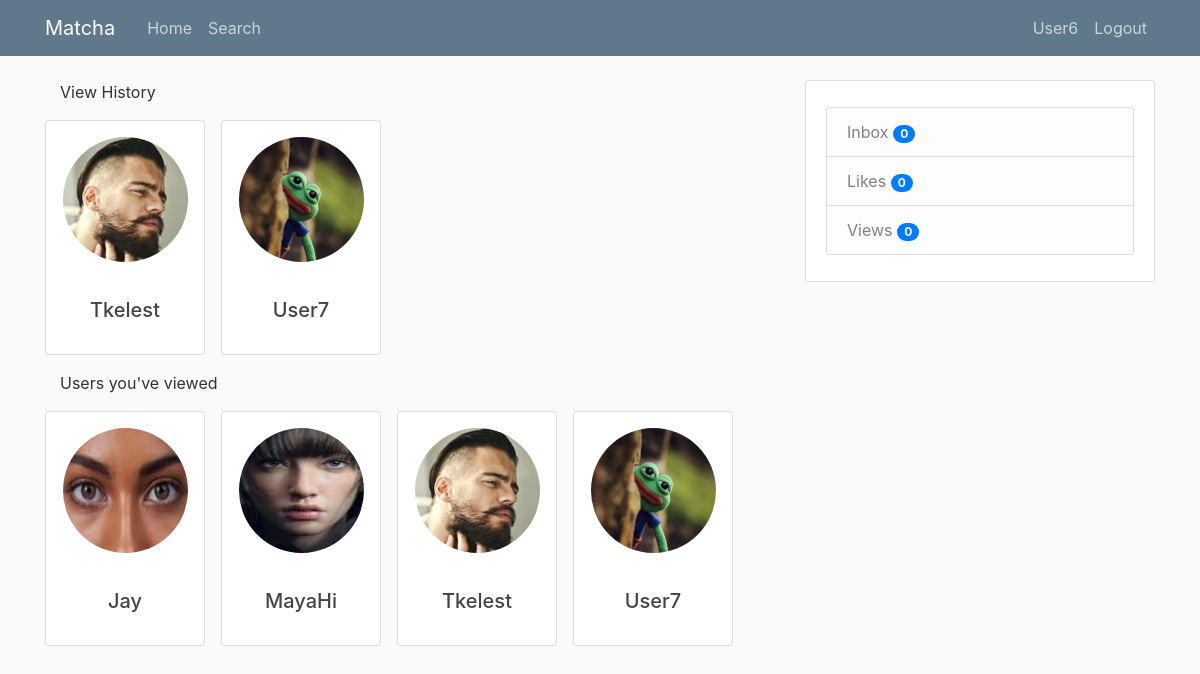
/views (signed in), run on the app's committed database.
### tables this page shows
CREATE TABLE users (
            user_id INTEGER PRIMARY KEY AUTOINCREMENT,
            firstname TEXT NOT NULL,
            lastname TEXT NOT NULL,
            age INTEGER NOT NULL,
            birthdate TEXT NOT NULL,
            username TEXT NOT NULL,
            email TEXT NOT NULL,
            password TEXT NOT NULL,
            gender TEXT NOT NULL,
            sexual_pref TEXT NULL,
            biography TEXT NULL,
            famerating INTEGER DEFAULT 100,
            image_file_p TEXT DEFAULT "default.jpg",
            image_file_1 TEXT NULL,
            image_file_2 TEXT NULL,
            image_file_3 TEXT NULL,
            image_file_4 TEXT NULL,
            image_file_5 TEXT NULL,
            geo_track TEXT DEFAULT "1",
            location_city TEXT NULL,
            location_region TEXT NULL,
            lat_data INTEGER NULL,
            long_data INTEGER NULL,
            last_seen TEXT NULL,
            authenticated INTEGER DEFAULT 0
            );

### matcha/routes.py (the view)
@app.route('/views')
@login_required
def views():
    conn = sql.connect('matcha\\users.db')
    cur = conn.cursor()
    cur.execute("SELECT * FROM userviews WHERE viewed_user=:current_user", {'current_user': current_user.user_id})
    userviews = cur.fetchall()
    userData1 = []
    for user in userviews:
        cur.execute("SELECT username, image_file_p FROM users WHERE user_id=:user_id", {'user_id': user[2]})
        data = cur.fetchone()
        if data:
            data = list(data)
            data.insert(0, user[2])
            data = tuple(data)
            userData1.append(data)
    cur.execute("SELECT * FROM userviews WHERE user_id=:current_user", {'current_user': current_user.user_id})
    viewHistory = cur.fetchall()
    userData2 = []
    for user in viewHistory:
        cur.execute("SELECT username, image_file_p FROM users WHERE user_id=:user_id", {'user_id': user[1]})
        data = cur.fetchone()
        if data:
            data = list(data)
            data.insert(0, user[2])
            data = tuple(data)
            userData2.append(data)
    view_notification = len(userData1)
    with conn:
        cur.execute("""UPDATE view_notifications SET view_notification=:view_notification
        WHERE user_id=:user_id""", {'view_notification': view_notification ,'user_id': current_user.user_id})
    conn.close
    print('USERDATA: ', userData2)
    return render_template('views.html', title='Views', userviews=userData1, viewHistory=userData2)

### matcha/models.py (called while the page is built)
@login_manager.user_loader
def load_user(id):
    conn = sql.connect('matcha\\users.db')
    cur = conn.cursor()
    cur.execute("SELECT * from users where email = (?)", [id])
    userrow = cur.fetchone()
    user = User(userrow[0], userrow[1], userrow[2], userrow[3], userrow[4],
            userrow[5], userrow[6], userrow[7], userrow[8], userrow[9],
            userrow[10], userrow[11], userrow[12], userrow[13], userrow[14],
            userrow[15], userrow[16], userrow[17], userrow[18], userrow[19],
            userrow[20], userrow[21], userrow[22], userrow[23], userrow[24])
    return (user)

### matcha/templates/views.html
{% extends "layout.html" %}
{% block content %}
<div class="container">
    <p>View History</p>
    <div class="row">
    {% for user in userviews %}
        <div class="mb-3 mr-3">
            <div class="card" style="width: 10rem;">
                <div class="text-center">
                    <a href="{{ url_for('user_profile', username=user[1]) }}" data-toggle="tooltip" data-placement="top" title="Inspect Profile"><img class="rounded-circle usercard-img" src="/static/profile_pics/{{ user[2] }}" ></a>
                </div>
                    <div class="card-body text-center">
                    <h5 class="card-title">{{ user[1] }}</h5>
                </div>
            </div>
        </div>
    {% endfor %}
    </div>
</div>
<div class="container">
    <p>Users you've viewed</p>
    <div class="row">
    {% for user in viewHistory %}
        <div class="mb-3 mr-3">
            <div class="card" style="width: 10rem;">
                <div class="text-center">
                    <a href="{{ url_for('user_profile', username=user[1]) }}" data-toggle="tooltip" data-placement="top" title="Inspect Profile"><img class="rounded-circle usercard-img" src="/static/profile_pics/{{ user[2] }}" ></a>
                </div>
                    <div class="card-body text-center">
                    <h5 class="card-title">{{ user[1] }}</h5>
                </div>
            </div>
        </div>
    {% endfor %}
    </div>
</div>
{% endblock content %}

### matcha/templates/layout.html (shortened to what this page needs)
<!DOCTYPE html>
<html lang="en">
<head>
    <link rel="stylesheet" href="https://stackpath.bootstrapcdn.com/bootstrap/4.3.1/css/bootstrap.min.css">
    <link rel="stylesheet" type="text/css" href="{{ url_for('static', filename='main.css') }}">
    <link rel="stylesheet" href="https://cdnjs.cloudflare.com/ajax/libs/font-awesome/4.7.0/css/font-awesome.min.css">
</head>
<body>
    <header class="site-header">
        <nav class="navbar navbar-expand-md navbar-dark bg-steel fixed-top">
            <div class="container">
                <a class="navbar-brand mr-4" href="/">Matcha</a>
                <div class="collapse navbar-collapse" id="navbarToggle">
                    <div class="navbar-nav mr-auto">
                        {% if current_user.is_authenticated %}
                        <a class="nav-item nav-link" href="{{ url_for('home') }}">Home</a>
                        <a class="nav-item nav-link" href="{{ url_for('search') }}">Search</a>
                        {% else %}
                        <a class="nav-item nav-link" href="{{ url_for('home') }}">Home</a>
                        <a class="nav-item nav-link" href="{{ url_for('about') }}">About</a>
                        {% endif %}
                    </div>
                    <div class="navbar-nav">
                        {% if current_user.is_authenticated %}
                            <a class="nav-item nav-link" href="{{ url_for('account') }}">{{ current_user.username }}</a>
                            <a class="nav-item nav-link align-middle" href="{{ url_for('logout') }}">Logout</a>
                        {% else %}
                            <a class="nav-item nav-link" href="{{ url_for('register') }}">Register</a>
                            <a class="nav-item nav-link" href="{{ url_for('login') }}">Login</a>
                        {% endif %}
                    </div>
                </div>
            </div>
        </nav>
    </header>
    <main role="main" class="container">
        <div class="row">
            <div class="col-md-8">
                {% block content %}{% endblock %}
            </div>
            {% if current_user.is_authenticated %}
            <div class="col-md-4">
                <div class="content-section">
                    <ul class="list-group mt-3">
                        <a href="{{ url_for('inbox') }}" class="list-group-item list-group-item-light">Inbox
                            <span id="inbox_count" class="badge badge-pill badge-primary"></span>
                        </a>
                        <a href="{{ url_for('likes') }}" class="list-group-item list-group-item-light">Likes
                            {% set new_messages = current_user.age %}
                            <span id="likes_count" class="badge badge-pill badge-primary"></span>
                        </a>
                        <a href="{{ url_for('views') }}" class="list-group-item list-group-item-light">Views
                            <span id="views_count" class="badge badge-pill badge-primary"></span>
                        </a>
                    </ul>
                </div>
            </div>
            {% endif %}
        </div>
    </main>
</body>
</html>

### matcha/static/main.css (style rules this page uses)
body { background: #fafafa; color: #333333; margin-top: 5rem; }
h1, h2, h3, h4, h5, h6 { color: #444444; }
.bg-steel { background-color: #5f788a; }
.site-header .navbar-nav .nav-link { color: #cbd5db; }
.content-section { background: #ffffff; padding: 10px 20px; border: 1px solid #dddddd; border-radius: 3px; margin-bottom: 20px; }
.usercard-img { height: 125px; width: 125px; margin-top: 16px; margin-bottom: 16px; }

### data on the page
users: username "User6"
users: image_file_p (picture), username "Tkelest"
users: image_file_p (placeholder picture), username "User7"
users: image_file_p (picture), username "Jay"
users: image_file_p (picture), username "MayaHi"
